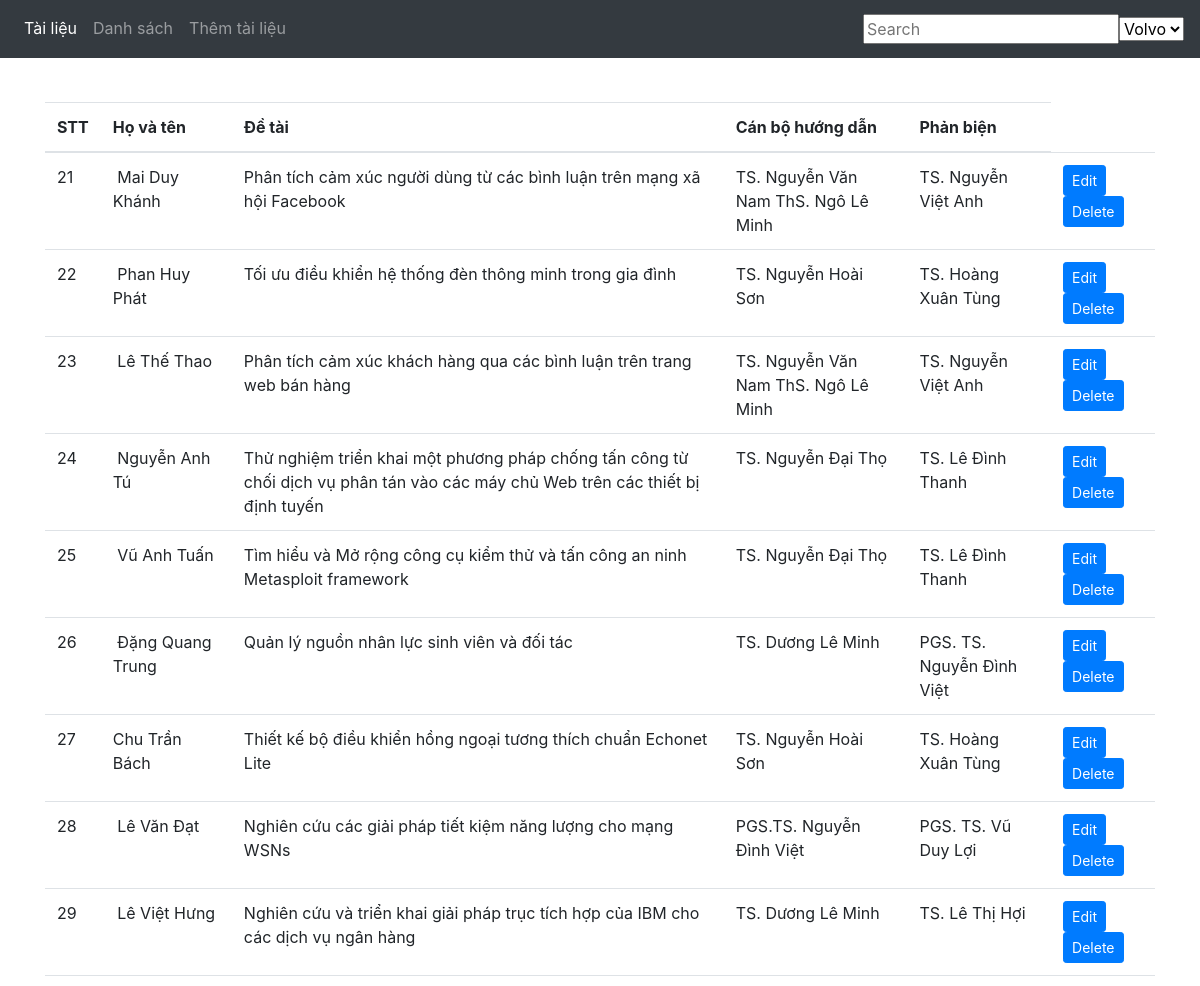
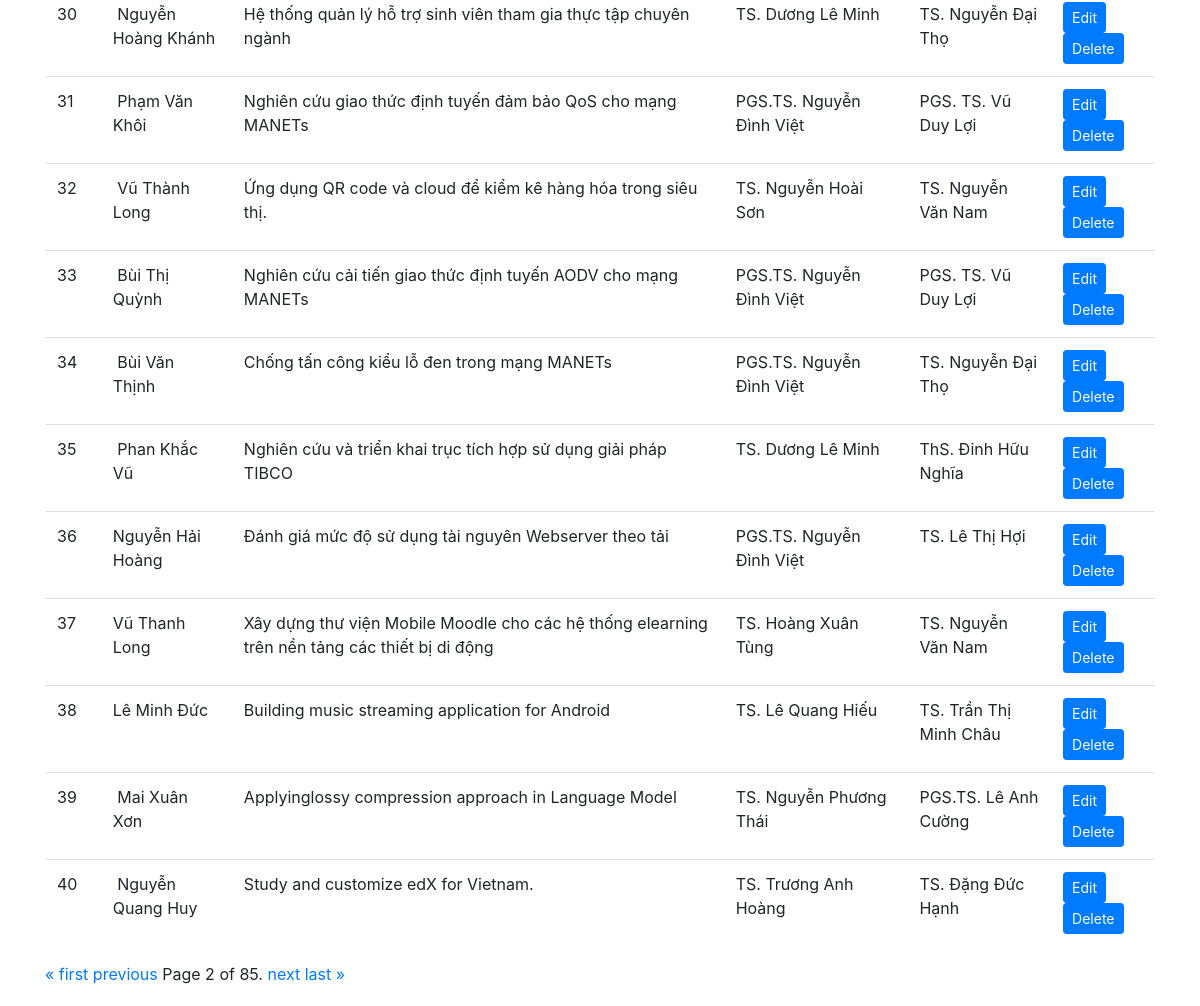
The page /list/view?page=2 on the database its author committed (2 pictures, top to bottom).
### list/models.py (models this page shows)
class Student(models.Model):
    id = models.IntegerField(primary_key=True, null=False)
    id_student= models.IntegerField(null=True)
    name = models.CharField(max_length=30, null=True)
    birth_date = models.DateField(null=True)
    academic_year = models.CharField(max_length=30, null=True)
    topic = models.CharField(max_length=100, null=True)
    tutor = models.CharField(max_length=30, null=True)
    reviewer = models.CharField(max_length=30, null=True)
    work_unit = models.CharField(max_length=30, null=True)
    file = models.FileField(upload_to='media')
    kltn = models.BooleanField(null=True)
    nckh = models.BooleanField(null=True)

### list/views.py (the view)
# urls.py: path('list/view', view, name="view"),
def view(request):
    students = Student.objects.all()
    paginator = Paginator(students, 20)  # Show 20 students per page
    page = request.GET.get('page')
    students= paginator.get_page(page)
    return render(request, 'list/list.html', {'students':students})

### list/templates/list/list.html (shortened to what this page needs)
{% extends 'list/base.html' %}
{% block body %}
  <table class="table table-hover">
    <thead>
      <tr>
        <th>STT</th>
        <th>Họ và tên</th>
        <th>Đề tài</th>
        <th>Cán bộ hướng dẫn</th>
        <th>Phản biện</th>
      </tr>
    </thead>
   <tbody>
     {% for student in students %}
         <tr>
           <td>{{ student.id }}</td>
           <td>{{ student.name }} </td>
           <td>{{ student.topic }}
           <td>{{ student.tutor }}</td>
           <td>{{ student.reviewer }}</td>
           <td>
             <a href="{% url 'edit_info' student.pk %}" class="btn btn-primary btn-sm" role="button" aria-pressed="true" > Edit</a>
             <a href="{% url 'delete_student' student.pk %}" class="btn btn-primary btn-sm" role="button" aria-pressed="true" > Delete</a>
           </td>
         </tr>
     {% endfor %}
    </tbody>
  </table>
  <div class="pagination">
    <span class="step-links">
        {% if students.has_previous %}
            <a href="?page=1{% if request.GET.q %}&q={{ request.GET.q }}{% endif %}">&laquo; first</a>
            <a href="?page={{ students.previous_page_number }}{% if request.GET.q %}&q={{ request.GET.q }}{% endif %}">previous</a>
        {% endif %}
        <span class="current">
            Page {{ students.number }} of {{ students.paginator.num_pages }}.
        </span>
        {% if students.has_next %}
            <a href="?page={{ students.next_page_number }}{% if request.GET.q %}&q={{ request.GET.q }}{% endif %}">next</a>
            <a href="?page={{ students.paginator.num_pages }}{% if request.GET.q %}&q={{ request.GET.q }}{% endif %}">last &raquo;</a>
        {% endif %}
    </span>
</div>
{% endblock %}

### list/templates/list/base.html (style rules this page uses)
body { padding-bottom: 20px; }
th { vertical-align: middle; }

### rows shown on the page
Student: id "21", name "Mai Duy Khánh", topic "Phân tích cảm xúc người dùng từ các bình luận trên mạng xã hội Facebook", tutor "TS. Nguyễn Văn Nam ThS. Ngô Lê Minh", reviewer "TS. Nguyễn Việt Anh"
Student: id "22", name "Phan Huy Phát", topic "Tối ưu điều khiển hệ thống đèn thông minh trong gia đình", tutor "TS. Nguyễn Hoài Sơn", reviewer "TS. Hoàng Xuân Tùng"
Student: id "23", name "Lê Thế Thao", topic "Phân tích cảm xúc khách hàng qua các bình luận trên trang web bán hàng", tutor "TS. Nguyễn Văn Nam ThS. Ngô Lê Minh", reviewer "TS. Nguyễn Việt Anh"
Student: id "24", name "Nguyễn Anh Tú", topic "Thử nghiệm triển khai một phương pháp chống tấn công từ chối dịch vụ phân tán vào các máy chủ Web trên các thiết bị định tuyến", tutor "TS. Nguyễn Đại Thọ", reviewer "TS. Lê Đình Thanh"
Student: id "25", name "Vũ Anh Tuấn", topic "Tìm hiểu và Mở rộng công cụ kiểm thử và tấn công an ninh Metasploit framework", tutor "TS. Nguyễn Đại Thọ", reviewer "TS. Lê Đình Thanh"
Student: id "26", name "Đặng Quang Trung", topic "Quản lý nguồn nhân lực sinh viên và đối tác", tutor "TS. Dương Lê Minh", reviewer "PGS. TS. Nguyễn Đình Việt"
Student: id "27", name "Chu Trần Bách", topic "Thiết kế bộ điều khiển hồng ngoại tương thích chuẩn Echonet Lite", tutor "TS. Nguyễn Hoài Sơn", reviewer "TS. Hoàng Xuân Tùng"
Student: id "28", name "Lê Văn Đạt", topic "Nghiên cứu các giải pháp tiết kiệm năng lượng cho mạng WSNs", tutor "PGS.TS. Nguyễn Đình Việt", reviewer "PGS. TS. Vũ Duy Lợi"
Student: id "29", name "Lê Việt Hưng", topic "Nghiên cứu và triển khai giải pháp trục tích hợp của IBM cho các dịch vụ ngân hàng", tutor "TS. Dương Lê Minh", reviewer "TS. Lê Thị Hợi"
Student: id "30", name "Nguyễn Hoàng Khánh", topic "Hệ thống quản lý hỗ trợ sinh viên tham gia thực tập chuyên ngành", tutor "TS. Dương Lê Minh", reviewer "TS. Nguyễn Đại Thọ"
Student: id "31", name "Phạm Văn Khôi", topic "Nghiên cứu giao thức định tuyến đảm bảo QoS cho mạng MANETs", tutor "PGS.TS. Nguyễn Đình Việt", reviewer "PGS. TS. Vũ Duy Lợi"
Student: id "32", name "Vũ Thành Long", topic "Ứng dụng QR code và cloud để kiểm kê hàng hóa trong siêu thị.", tutor "TS. Nguyễn Hoài Sơn", reviewer "TS. Nguyễn Văn Nam"
Student: id "33", name "Bùi Thị Quỳnh", topic "Nghiên cứu cải tiến giao thức định tuyến AODV cho mạng MANETs", tutor "PGS.TS. Nguyễn Đình Việt", reviewer "PGS. TS. Vũ Duy Lợi"
Student: id "34", name "Bùi Văn Thịnh", topic "Chống tấn công kiểu lỗ đen trong mạng MANETs", tutor "PGS.TS. Nguyễn Đình Việt", reviewer "TS. Nguyễn Đại Thọ"
Student: id "35", name "Phan Khắc Vũ", topic "Nghiên cứu và triển khai trục tích hợp sử dụng giải pháp TIBCO", tutor "TS. Dương Lê Minh", reviewer "ThS. Đinh Hữu Nghĩa"
Student: id "36", name "Nguyễn Hải Hoàng", topic "Đánh giá mức độ sử dụng tài nguyên Webserver theo tải", tutor "PGS.TS. Nguyễn Đình Việt", reviewer "TS. Lê Thị Hợi"
Student: id "37", name "Vũ Thanh Long", topic "Xây dựng thư viện Mobile Moodle cho các hệ thống elearning trên nền tảng các thiết bị di động", tutor "TS. Hoàng Xuân Tùng", reviewer "TS. Nguyễn Văn Nam"
Student: id "38", name "Lê Minh Đức", topic "Building music streaming application for Android", tutor "TS. Lê Quang Hiếu", reviewer "TS. Trần Thị Minh Châu"
Student: id "39", name "Mai Xuân Xơn", topic "Applyinglossy compression approach in Language Model", tutor "TS. Nguyễn Phương Thái", reviewer "PGS.TS. Lê Anh Cường"
Student: id "40", name "Nguyễn Quang Huy", topic "Study and customize edX for Vietnam.", tutor "TS. Trương Anh Hoàng", reviewer "TS. Đặng Đức Hạnh"

### other values the page prints
{{ students.number }} "2"
{{ students.paginator.num_pages }} "85"
